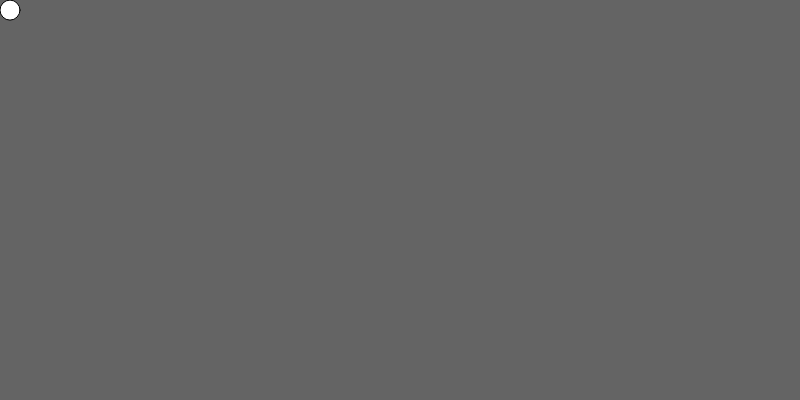
Frame 1 (no input)
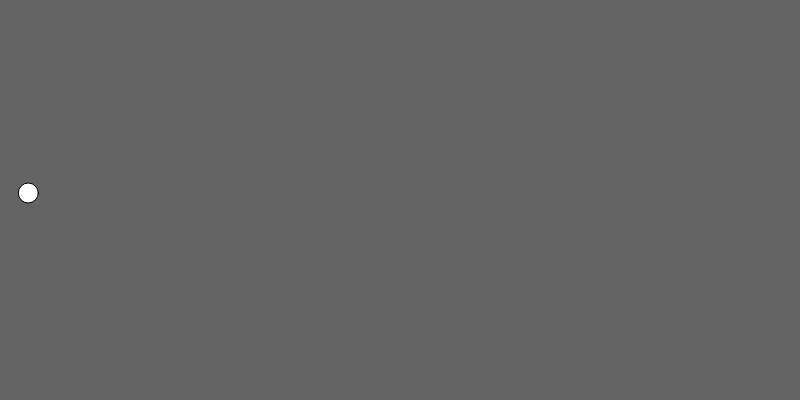
Frame 60 (no input)
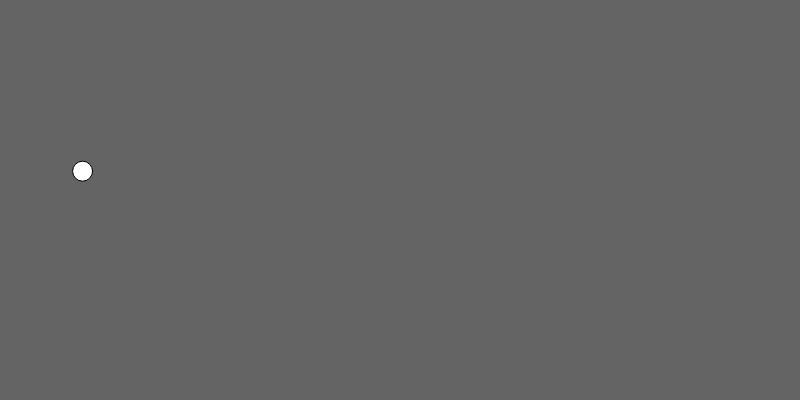
Frame 120 (the mouse pressed at the canvas centre since frame 60)

The p5.js sketch that drew these frames (run headless with seeded random() and noise() and a simulated clock; from frame 60 on, the mouse is pressed at the canvas centre):

// p5.js sketch
// ── sketch.js
var ball;

var gravity;
var wind;

function setup() {
  createCanvas(800, 400);
  ball = new Ball();
  var pos1 = createVector(10, 10);
  gravity = createVector(0, 0.1);
  wind = createVector(0.01, 0);
  ball.setup(pos1, 20, width, height);
}

function draw() {
  background(100);

  fill(255);
  ball.addForce(gravity);
  ball.addForce(wind);
  ball.update();
  ball.draw();
}

// ── ball.js
function Ball() {
  this.position;
  this.acceleration;
  this.velocity;
  this.size;
  this.canvasWidth;
  this.canvasHeight;

  this.setup = function(pos, size, canvasWidth, canvasHeight) {
    this.position = pos;
    this.velocity = createVector(0, 0);
    this.acceleration = createVector(0, 0);
    this.size = size;
    this.canvasWidth = canvasWidth;
    this.canvasHeight = canvasHeight
  }

  this.addForce = function (force) {
    this.acceleration.add(force);
  }

  this.update = function(width, height) {
    this.velocity.add(this.acceleration);
    this.position.add(this.velocity);
    this.acceleration.mult(0);
    this.bounce();
  }

  this.bounce = function() {
    if (this.position.x > this.canvasWidth) {
      this.position.x = this.canvasWidth;
      this.velocity.x *= -1;
    } else if( this.position.x < 0) {
      this.position.x = 0;
      this.velocity.x *= -1;
    }

    if (this.position.y > this.canvasHeight) {
      this.position.y = this.canvasHeight;
      this.velocity.y *= -1;
    } else if ( this.position.y < 0) {
      this.position.y = 0;
      this.velocity.y *= -1;
    }
  }

  this.draw = function() {
    ellipse(this.position.x, this.position.y, this.size, this.size);
  }
}
